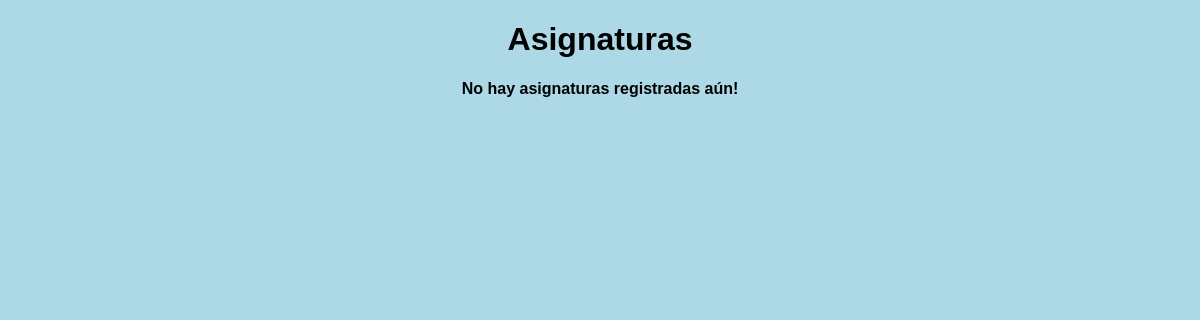
Page /asignaturas_notas on the earlier database version.
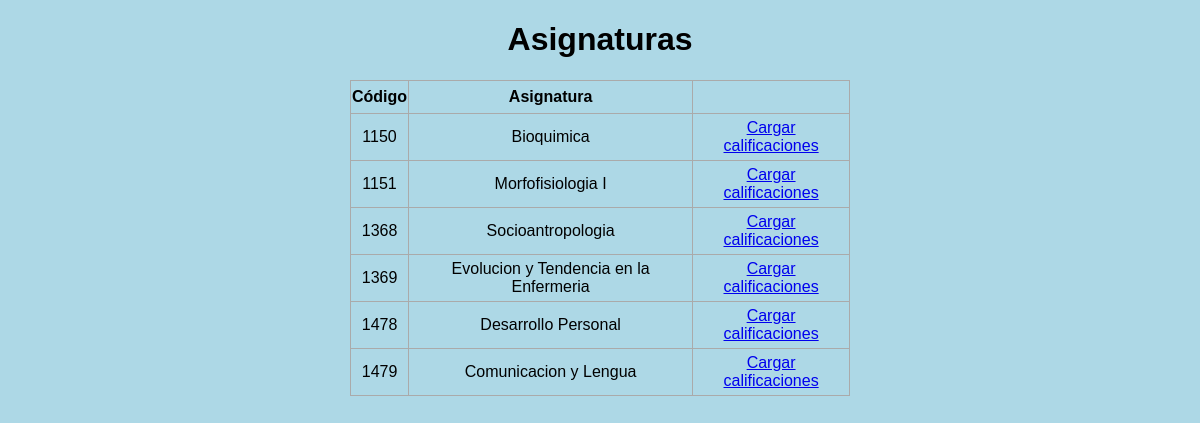
Same page on the later database version.
### inscripcion.py (models this page shows, shortened)
class Asignatura(db.Model):
    cod_asig = db.Column(db.Integer, primary_key=True)
    nombre = db.Column(db.String(200), nullable=False)
    unidad_creditos = db.Column(db.Integer)

### inscripcion.py (the view)
@app.route('/asignaturas_notas', methods=['GET', 'POST'])
def listar_asignaturas():
    if request.method == 'POST':
        pass
    else:
        asignaturas = Asignatura.query.all()
        return render_template('asignaturas_notas.html', asignaturas=asignaturas)

### templates/asignaturas_notas.html (shortened to what this page needs)
{% extends 'base.html' %}
{% block body %}
<div class="content">
    <h1 style="text-align: center">Asignaturas</h1>
    {% if asignaturas|length < 1 %}
    <h4 style="text-align: center">No hay asignaturas registradas aún!</h4>
    {% else %}
    <table>
        <tr>
            <th>Código</th>
            <th>Asignatura</th>
        </tr>
        {% for asignatura in asignaturas %}
        <tr>
            <td>{{ asignatura.cod_asig }}</td>
            <td>{{ asignatura.nombre }}</td>
            <td>
                <a href="/estudiantes_notas/{{asignatura.cod_asig}}">Cargar calificaciones</a>
            </td>
        </tr>
        {% endfor %}
    </table>
    {% endif %}
</div>
{% endblock %}

### templates/base.html (shortened to what this page needs)
<!DOCTYPE html>
<html lang="en">
<head>
    <link rel="stylesheet", href="{{ url_for('static', filename='css/main.css')}}">
</head>
<body>
    {% block body%} {% endblock %}
</body>
</html>

### static/css/main.css (style rules this page uses)
body, html { margin: 0; font-family: sans-serif; background-color: lightblue; }
.content { margin: 0 auto; width: 500px; }
table, td, th { border: 1px solid #aaa; }
table { border-collapse: collapse; width: 100%; }
th { height: 30px; }
td { text-align: center; padding: 5px; }

Differences in the rows shown:
added Asignatura: cod_asig "1150", nombre "Bioquimica"
added Asignatura: cod_asig "1151", nombre "Morfofisiologia I"
added Asignatura: cod_asig "1368", nombre "Socioantropologia"
added Asignatura: cod_asig "1369", nombre "Evolucion y Tendencia en la Enfermeria"
added Asignatura: cod_asig "1478", nombre "Desarrollo Personal"
added Asignatura: cod_asig "1479", nombre "Comunicacion y Lengua"
Other differences:
text no longer shown: "No hay asignaturas registradas aún!"
text now shown: "Código Asignatura"
